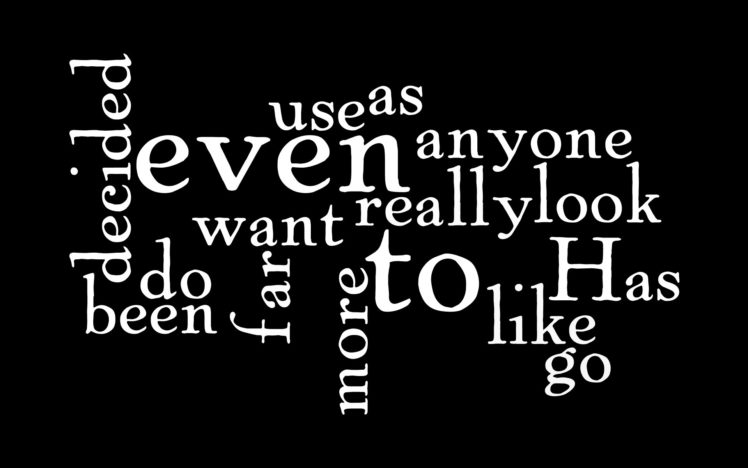
#> input picture Images/ItCV3.jpg, 748 x 468 px
$ python Dilation.py
#> lines starting #> are read from the running program, lines starting #| are printed output that depends on the picture
import numpy as np
import cv2
from PIL import Image
import matplotlib.pyplot as plt
from pathlib import Path

# Load image
IMAGE_PATH = Path(__file__).resolve().parent.parent / "Images" / "ItCV3.jpg"

if not IMAGE_PATH.exists():
    raise FileNotFoundError(f"Could not read image at: {IMAGE_PATH}")

img_array = np.array(Image.open(IMAGE_PATH).convert("L"))

# Define structuring elements
se_vertical = np.array([
    [1],
    [1],
    [1],
], dtype=np.uint8)

se_horizontal = np.array([
    [1, 1, 1]
], dtype=np.uint8)

se_cross = np.array([
    [0, 1, 0],
    [1, 1, 1],
    [0, 1, 0],
], dtype=np.uint8)

se_square = np.array([
    [1, 1, 1],
    [1, 1, 1],
    [1, 1, 1],
], dtype=np.uint8)

se_diamond = np.array([
    [0, 0, 1, 0, 0],
    [0, 1, 1, 1, 0],
    [1, 1, 1, 1, 1],
    [0, 1, 1, 1, 0],
    [0, 0, 1, 0, 0],
], dtype=np.uint8)

structuring_elements = {
    "Vertical SE":     se_vertical,
    "Horizontal SE":   se_horizontal,
    "Cross SE":        se_cross,
    "Square SE":       se_square,
    "Diamond/Disc SE": se_diamond,
}

# Dilate
NUM_ITERATIONS = 7

dilated_results = {}
for name, se in structuring_elements.items():
    dilated_results[name] = cv2.dilate(img_array, se, iterations=NUM_ITERATIONS)
#> after the loop, dilated_results = 5 items

# Show images
fig, axes = plt.subplots(2, 3, figsize=(12, 8))
axes = axes.ravel()

axes[0].imshow(img_array, cmap="gray")
axes[0].set_title("Original")

for ax, (name, result) in zip(axes[1:], dilated_results.items()):
    ax.imshow(result, cmap="gray")
    ax.set_title(f"Dilation: {name}\n({NUM_ITERATIONS}x)")
#> this loop made 5 passes
#> name on passes 1 to 5: 'Vertical SE', 'Horizontal SE', 'Cross SE', 'Square SE', 'Diamond/Disc SE'

for ax in axes:
    ax.axis("off")

plt.tight_layout()
plt.savefig("dilation_results.png", dpi=150)
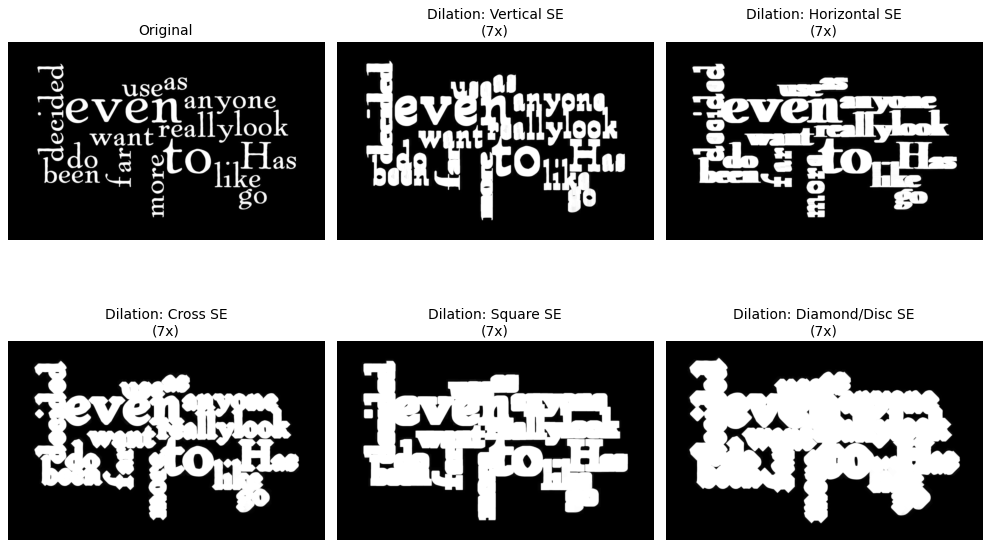
#> figure drawn by matplotlib, 6 panels
plt.show()
